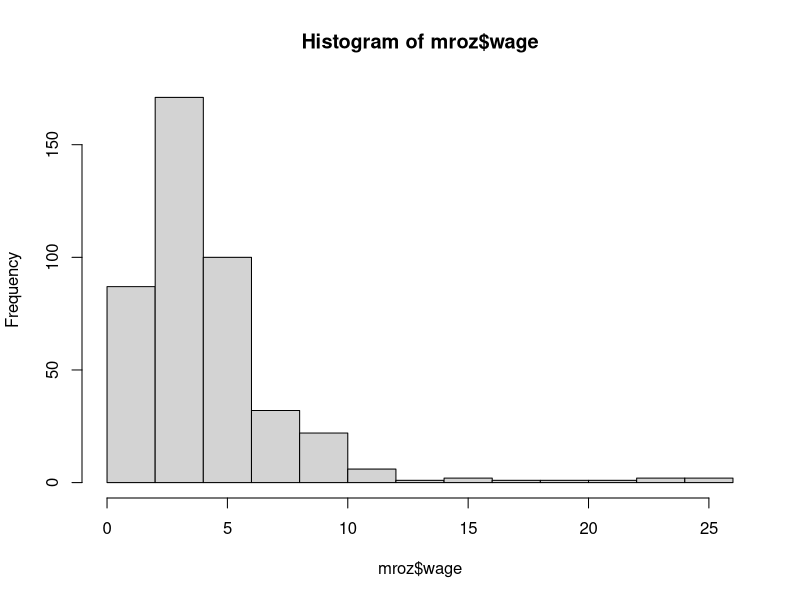

The R source for this figure:
## Exercise 17.A ##

# Importing data #
setwd("/Users/miguel/Dropbox/Current jobs/STAT-2016/Data")
mroz <- read.csv("mroz87.csv")
str(mroz)

# Checking skewness #
summary(mroz$wage)
library(e1071)
skewness(mroz$wage)
hist(mroz$wage)

# Alternative regression #
fm <- log(wage) ~ . 
mod <- lm(formula=fm, data=mroz)
summary(mod)

# Interpretation of edfucation effect #
exp(mod$coefficients[3])
